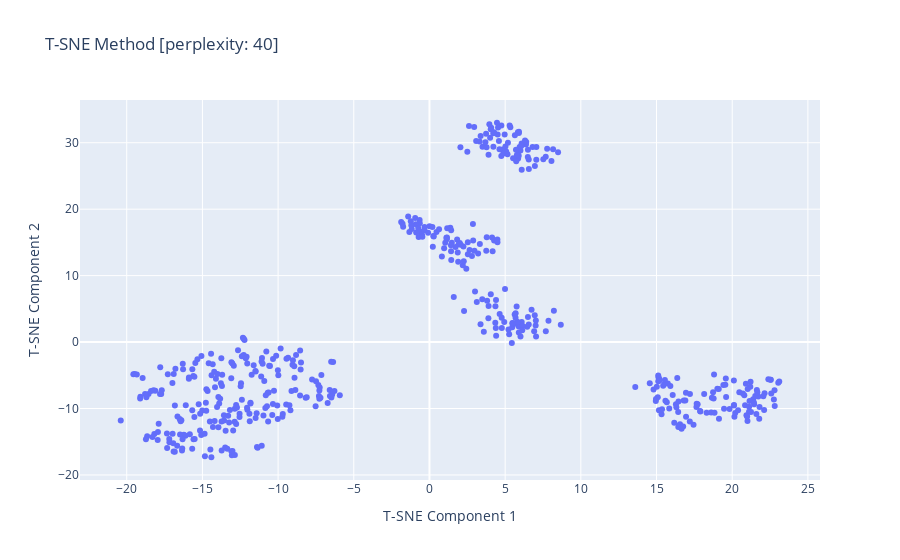

Notebook cell for this chart:
### Code cell
per = perplex_lst[2]
fig = go.Figure()
fig.add_traces(
    go.Scatter(
        x=per_dict[per][:,0],
        y=per_dict[per][:,1],
        mode="markers",
    )
)
fig.update_layout(
    title_text = f"T-SNE Method [perplexity: {per}]"
)
fig.update_yaxes(title_text = "T-SNE Component 2")
fig.update_xaxes(title_text ="T-SNE Component 1")
fig.show()

### Figure 1 — Plotly figure (JSON) as saved in the notebook; plotly's stock layout.template omitted (floating-point values rounded to 4 significant figures; data arrays with more than 128 entries replaced by an {"elided": "..."} marker saying what was removed)
{"data": [{"mode": "markers", "type": "scatter", "x": {"elided": "511 float values"}, "y": {"elided": "511 float values"}}], "layout": {"title": {"text": "T-SNE Method [perplexity: 40]"}, "xaxis": {"title": {"text": "T-SNE Component 1"}}, "yaxis": {"title": {"text": "T-SNE Component 2"}}}}
